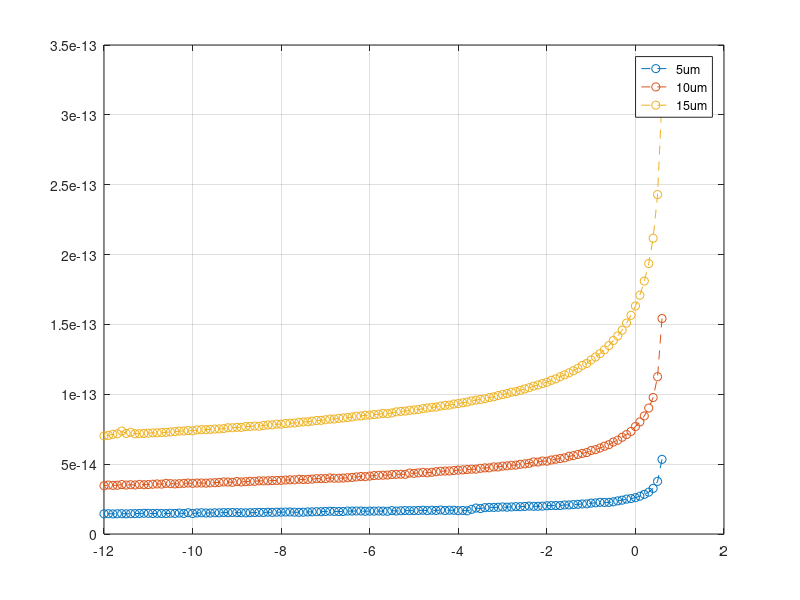
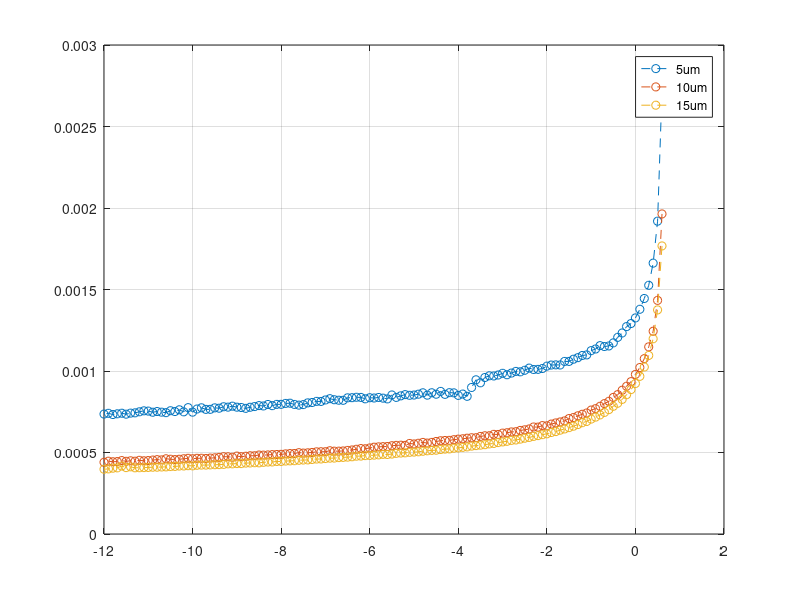
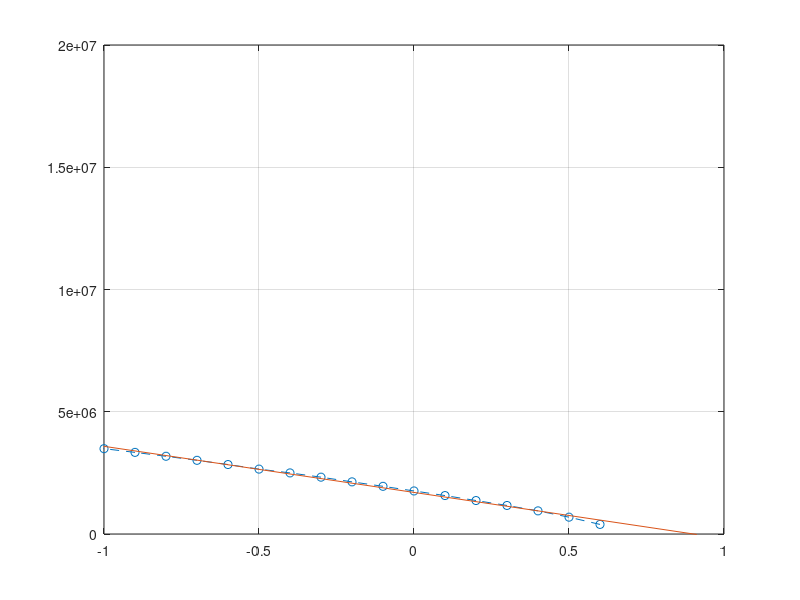

The MATLAB script that drew these images, in order:
load( '5um_STI_GR_CV_sweep_dark.mat' );

bias_list_5um = bias_list;
CP_meas_5um = CP_meas;
C_per_area_5um = CP_meas_5um / ( pi * ( 2.5e-6 )^2 );

load( '10um_STI_GR_CV_sweep_dark.mat' );

bias_list_10um = bias_list;
CP_meas_10um = CP_meas;
C_per_area_10um = CP_meas_10um / ( pi * ( 5.0e-6 )^2 );

load( '15um_STI_GR_CV_sweep_dark.mat' );

bias_list_15um = bias_list;
CP_meas_15um = CP_meas;
C_per_area_15um = CP_meas_15um / ( pi * ( 7.5e-6 )^2 );

%% Plot raw CV curves
figure( );

plot( bias_list_5um, CP_meas_5um, 'o--' );
hold on;
plot( bias_list_10um, CP_meas_10um, 'o--' );
plot( bias_list_15um, CP_meas_15um, 'o--' );

grid on;

legend( '5um', '10um', '15um' );

%% Plot C per area vs. V for 3 devices (all should ideally be equal)
figure( );

plot( bias_list_5um, C_per_area_5um, 'o--' );
hold on;
plot( bias_list_10um, C_per_area_10um, 'o--' );
plot( bias_list_15um, C_per_area_15um, 'o--' );

grid on;

legend( '5um', '10um', '15um' );
grid on;

%% Make 1/CA^2 plot
figure( );

C_per_area_15um_corrected = C_per_area_15um - 0.03e-12 / ( pi * ( 7.5e-6 )^2 ) * ones( size( C_per_area_15um ) );

plot( bias_list_15um, 1 ./ ( C_per_area_15um_corrected.^2 ), 'o--' );
hold on;

plot_limits = [ -1, 1 ];
xlim( plot_limits );
grid on;

P = polyfit( bias_list_15um( bias_list_15um >= -1 ), ...
    1 ./ C_per_area_15um_corrected( bias_list_15um >= -1 ).^2, ...
    1 );
plot( plot_limits, polyval( P, plot_limits ) );

V_bi = -1 * P(2) / P(1);

y_limits_orig = ylim;
ylim( [ 0 y_limits_orig( 2 ) ] );